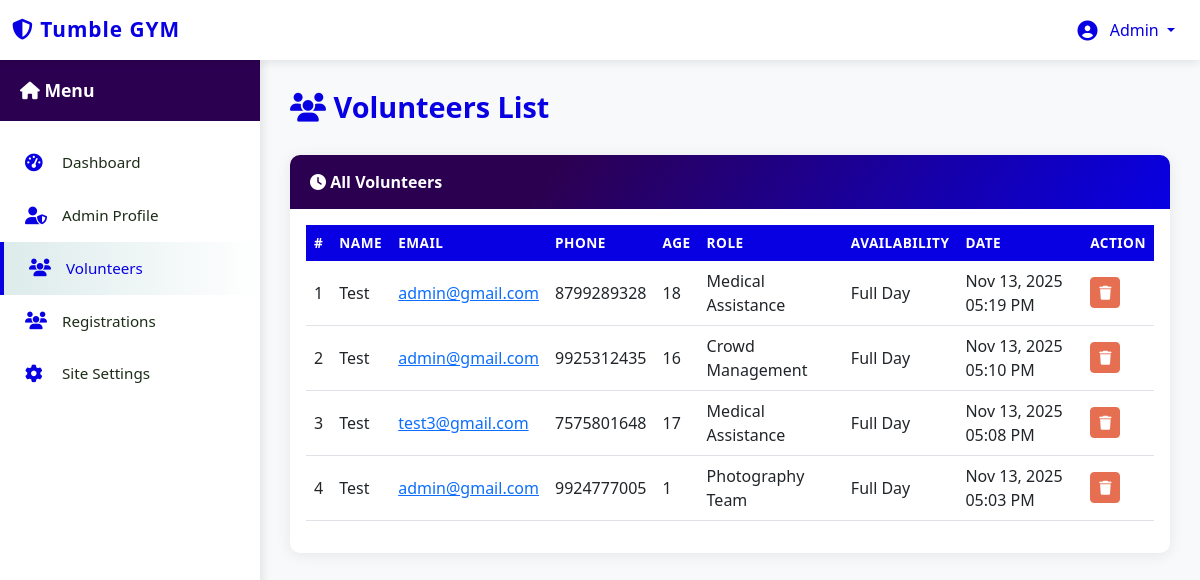
Page /admin/leads.php (signed in) on the committed database.
### tables this page shows
CREATE TABLE IF NOT EXISTS `lead_users` (
  `id` int NOT NULL AUTO_INCREMENT,
  `name` varchar(100) NOT NULL,
  `email` varchar(120) NOT NULL,
  `phone` varchar(20) NOT NULL,
  `age` int NOT NULL,
  `volunteer_role` varchar(60) NOT NULL,
  `availability` varchar(30) NOT NULL,
  `pre_exp` text,
  `created_at` datetime DEFAULT CURRENT_TIMESTAMP,
  PRIMARY KEY (`id`)
);

### www/admin/leads.php (the view, shortened to what this page needs)
<?php
require_once $_SERVER['DOCUMENT_ROOT'].'/includes/config.php';
$limit = 10;
$page = isset($_GET['page']) ? max(1, intval($_GET['page'])) : 1;
$offset = ($page - 1) * $limit;
$leads = [];
$sql = mysqli_query($conn, "SELECT * FROM lead_users ORDER BY created_at DESC LIMIT $offset,$limit");
if(mysqli_num_rows($sql) > 0){
    while($row = mysqli_fetch_assoc($sql)){
        $leads[] = $row;
    }
}
?>
<?php include 'header.php'; ?>
<?php include 'sidebar.php'; ?>
<div class="main-content">
    <div class="page-header">
        <h1><i class="fas fa-users"></i> Volunteers List</h1>
    </div>
    <div class="card mt-4">
        <div class="card-header">
            <i class="fas fa-clock"></i> All Volunteers
        </div>
        <div class="card-body">
            <div class="table-responsive">
                <table class="table table-hover align-middle">
                    <thead>
                        <tr>
                            <th>#</th>
                            <th>Name</th>
                            <th>Email</th>
                            <th>Phone</th>
                            <th>Age</th>
                            <th>Role</th>
                            <th>Availability</th>
                            <th>Date</th>
                            <th>Action</th>
                        </tr>
                    </thead>
                    <tbody>
                        <?php if (count($leads) > 0):
                            $index = $offset + 1;
                            foreach ($leads as $row): ?>
                        <tr>
                            <td><?php echo $index; ?></td>
                            <td><?php echo htmlspecialchars($row['name']); ?></td>
                            <td><a href="mailto:<?php echo htmlspecialchars($row['email']); ?>"><?php echo htmlspecialchars($row['email']); ?></a></td>
                            <td><?php echo htmlspecialchars($row['phone']); ?></td>
                            <td><?php echo htmlspecialchars($row['age']); ?></td>
                            <td><?php echo htmlspecialchars($row['volunteer_role']); ?></td>
                            <td><?php echo htmlspecialchars($row['availability']); ?></td>
                            <td><?php echo date('M d, Y h:i A', strtotime($row['created_at'])); ?></td>
                            <td>
                                <a href="#" class="btn btn-sm btn-danger delete-btn" data-id="<?= $row['id'] ?>"><i class="fas fa-trash"></i></a>
                            </td>
                        </tr>
                        <?php
                            $index++;
                            endforeach;
                        else: ?>
                        <tr>
                            <td colspan="7" class="text-center text-muted">No leads found.</td>
                        </tr>
                        <?php endif; ?>
                    </tbody>
                </table>
            </div>
        </div>
    </div>
</div>
</body>
</html>

### www/admin/css/admin-style.css (style rules this page uses)
:root { --primary-color: #0800E3; --primary-dark: #2c0051; --primary-light: #3e0070; --secondary-color: #FF0082; --accent-color: #F7C948; --success-color: #00C27A; --warning-color: #FFD700; --danger-color: #e76f51; --light-bg: #f8f9fa; --white: #ffffff; --text-dark: #1c2d17; --text-muted: #6c757d; --sidebar-width: 260px; --header-height: 60px; --black-color: #000; }
* { margin: 0; padding: 0; box-sizing: border-box; }
body { font-family: 'Segoe UI', Tahoma, Geneva, Verdana, sans-serif; background-color: var(--light-bg); color: var(--text-dark); }
.main-content { margin-left: var(--sidebar-width); margin-top: var(--header-height); padding: 30px; min-height: calc(100vh - var(--header-height)); }
.page-header { margin-bottom: 30px; }
.page-header h1 { color: var(--primary-color); font-size: 1.8rem; font-weight: 700; margin-bottom: 5px; }
.card { border: none; border-radius: 10px; box-shadow: 0 2px 15px rgba(0, 0, 0, 0.08); margin-bottom: 30px; transition: transform 0.3s ease, box-shadow 0.3s ease; }
.card-header { background: linear-gradient(125deg, var(--primary-dark) 30%, var(--primary-color) 100%); color: var(--white); border: none; border-radius: 10px 10px 0 0 !important; padding: 15px 20px; font-weight: 600; }
.btn-danger { background: var(--danger-color); border-color: var(--danger-color); }
.table { background: var(--white); }
.table thead th { background: var(--primary-color); color: var(--white); border: none; font-weight: 600; text-transform: uppercase; font-size: 0.85rem; letter-spacing: 0.5px; }
.table tbody tr { transition: background-color 0.2s ease; }

### rows in the picture
lead_users: name "Test", email "admin@gmail.com", phone "8799289328", age "18", volunteer_role "Medical Assistance", availability "Full Day", created_at "Nov 13, 2025 05:19 PM"
lead_users: name "Test", email "admin@gmail.com", phone "9925312435", age "16", volunteer_role "Crowd Management", availability "Full Day", created_at "Nov 13, 2025 05:10 PM"
lead_users: name "Test", email "test3@gmail.com", phone "7575801648", age "17", volunteer_role "Medical Assistance", availability "Full Day", created_at "Nov 13, 2025 05:08 PM"
lead_users: name "Test", email "admin@gmail.com", phone "9924777005", age "1", volunteer_role "Photography Team", availability "Full Day", created_at "Nov 13, 2025 05:03 PM"

### other values in the picture
$_SESSION['admin_name'] "Admin"
$item['title'] "Dashboard"
$item['title'] "Admin Profile"
$item['title'] "Volunteers"
$item['title'] "Registrations"
$item['title'] "Site Settings"
